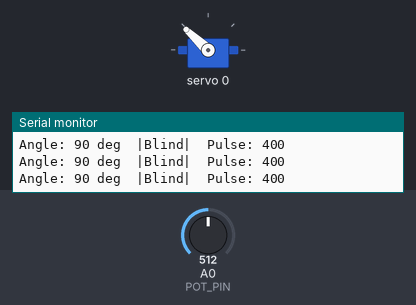
A sketch run on a simulated Arduino Uno, built with avr-gcc and run on an emulated ATmega328P. Shown: servo, the last lines printed to the serial monitor. The test bench sets the inputs (shaded band); at power-on: A0 (POT_PIN) = 512.

Above: at 1.2 s.
1.3 s: A0 (POT_PIN) set to 660
At 1.9 s:
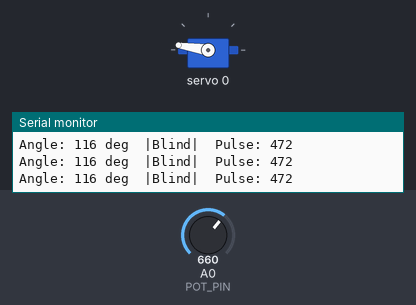
2.8 s: A0 (POT_PIN) set to 716
At 3.9 s:
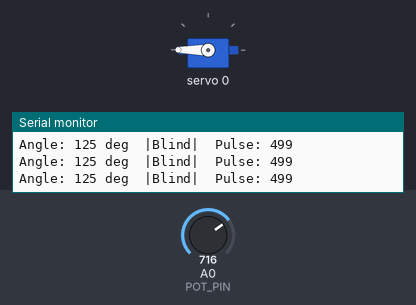
4.3 s: A0 (POT_PIN) set to 306
At 4.7 s:
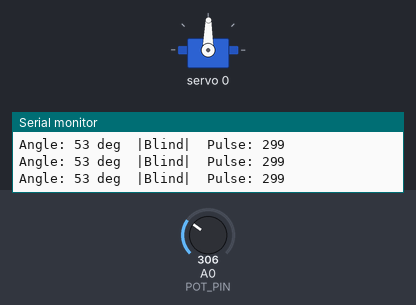
5.8 s: A0 (POT_PIN) set to 140
At 6.7 s:
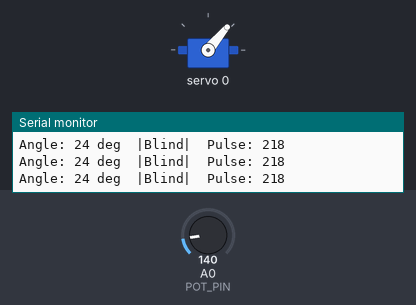
7.3 s: A0 (POT_PIN) set to 0
At 8.5 s:
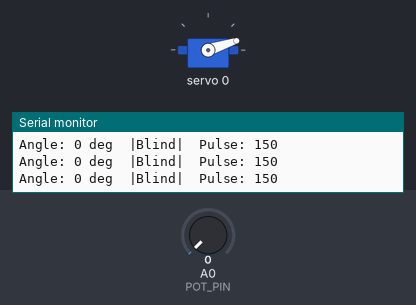
8.8 s: A0 (POT_PIN) set to 900
At 9.3 s:
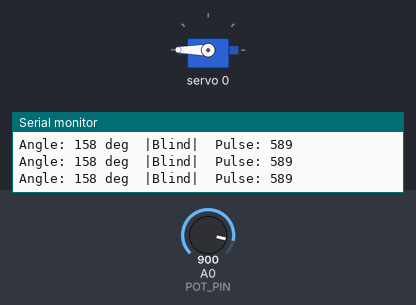
Timing chart, 0 to 11.3 s (numbered marks = the images above; inputs shaded):
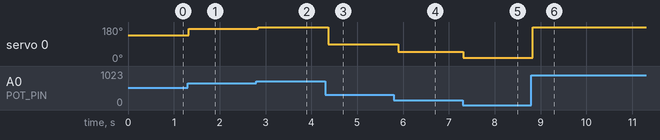

Measured:
- after the input at 1.3 s, servo 0: 137° → 171° at once
- after the input at 2.8 s, servo 0: 171° → 180° at once
- after the input at 4.3 s, servo 0: 180° → 89° after 0.07 s
- after the input at 5.8 s, servo 0: 89° → 50° after 0.09 s
- after the input at 7.3 s, servo 0: 50° → 18° at once
- after the input at 8.8 s, servo 0: 18° → 180° at once

The sketch:

Servo_Calib_BLIND.ino
```cpp
#include <Wire.h>
#include <Adafruit_PWMServoDriver.h>

Adafruit_PWMServoDriver pca = Adafruit_PWMServoDriver(0x40);

// Servo pulse range
#define SERVOMIN 150  // 0 degrees
#define SERVOMAX 650   // 180 degrees

#define POT_PIN A0

void setup() {
  Serial.begin(115200);

  Wire.begin();
  pca.begin();
  pca.setPWMFreq(50);

}

void loop() {
  int potValue = analogRead(POT_PIN);                 // 0–1023
  int pulse    = map(potValue, 0, 1023, SERVOMIN, SERVOMAX);
  int angle    = map(potValue, 0, 1023, 0, 180);

  pca.setPWM(0, 0, pulse);

  Serial.print("Angle: ");
  Serial.print(angle);
  Serial.print(" deg  |Blind|  Pulse: ");
  Serial.println(pulse);

  delay(100);   // Slow serial spam
}
```
